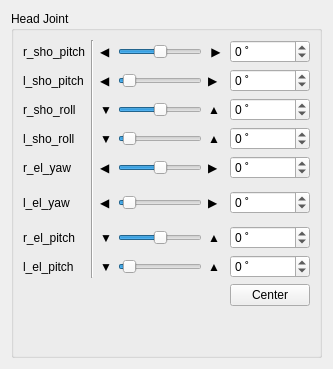
         <widget class="QWidget" name="tab_arm_control_module">
          <property name="enabled">
           <bool>true</bool>
          </property>
          <attribute name="title">
           <string>Arm Control</string>
          </attribute>
          <layout class="QVBoxLayout" name="verticalLayout_7">
           <item>
            <widget class="QGroupBox" name="groupBox_2">
             <property name="title">
              <string>Head Joint</string>
             </property>
             <layout class="QGridLayout" name="gridLayout_6">
              <item row="9" column="2">
               <widget class="QLabel" name="label_7">
                <property name="text">
                 <string>▼</string>
                </property>
               </widget>
              </item>
              <item row="12" column="0">
               <spacer name="verticalSpacer_4">
                <property name="orientation">
                 <enum>Qt::Vertical</enum>
                </property>
                <property name="sizeHint" stdset="0">
                 <size>
                  <width>20</width>
                  <height>40</height>
                 </size>
                </property>
               </spacer>
              </item>
              <item row="1" column="5">
               <widget class="QLabel" name="label_8">
                <property name="text">
                 <string>▶</string>
                </property>
               </widget>
              </item>
              <item row="0" column="5">
               <widget class="QLabel" name="label_6">
                <property name="maximumSize">
                 <size>
                  <width>20</width>
                  <height>16777215</height>
                 </size>
                </property>
                <property name="text">
                 <string> ▶ </string>
                </property>
               </widget>
              </item>
              <item row="4" column="4">
               <widget class="QSlider" name="r_el_yaw_slider">
                <property name="maximumSize">
                 <size>
                  <width>400</width>
                  <height>16777215</height>
                 </size>
                </property>
                <property name="minimum">
                 <number>-50</number>
                </property>
                <property name="maximum">
                 <number>50</number>
                </property>
                <property name="singleStep">
                 <number>3</number>
                </property>
                <property name="orientation">
                 <enum>Qt::Horizontal</enum>
                </property>
               </widget>
              </item>
              <item row="0" column="4">
               <widget class="QSlider" name="r_sho_pitch_slider">
                <property name="maximumSize">
                 <size>
                  <width>400</width>
                  <height>16777215</height>
                 </size>
                </property>
                <property name="minimum">
                 <number>-50</number>
                </property>
                <property name="maximum">
                 <number>50</number>
                </property>
                <property name="singleStep">
                 <number>3</number>
                </property>
                <property name="orientation">
                 <enum>Qt::Horizontal</enum>
                </property>
               </widget>
              </item>
              <item row="3" column="6" colspan="2">
               <widget class="QSpinBox" name="l_sho_roll_spinbox">
                <property name="suffix">
                 <string> ˚</string>
                </property>
                <property name="minimum">
                 <number>-5</number>
                </property>
                <property name="maximum">
                 <number>90</number>
                </property>
                <property name="singleStep">
                 <number>3</number>
                </property>
               </widget>
              </item>
              <item row="0" column="1" rowspan="10">
               <widget class="Line" name="line_7">
                <property name="orientation">
                 <enum>Qt::Vertical</enum>
                </property>
               </widget>
              </item>
              <item row="8" column="6" colspan="2">
               <widget class="QSpinBox" name="l_el_yaw_spinbox">
                <property name="suffix">
                 <string> ˚</string>
                </property>
                <property name="minimum">
                 <number>-50</number>
                </property>
                <property name="maximum">
                 <number>50</number>
                </property>
                <property name="singleStep">
                 <number>3</number>
                </property>
               </widget>
              </item>
              <item row="10" column="6" colspan="2">
               <widget class="QPushButton" name="button_arm_center">
                <property name="text">
                 <string>Center</string>
                </property>
               </widget>
              </item>
              <item row="8" column="2">
               <widget class="QLabel" name="label_8">
                <property name="text">
                 <string>▼</string>
                </property>
               </widget>
              </item>
              <item row="8" column="4">
               <widget class="QSlider" name="l_el_yaw_slider">
                <property name="maximumSize">
                 <size>
                  <width>400</width>
                  <height>16777215</height>
                 </size>
                </property>
                <property name="minimum">
                 <number>-50</number>
                </property>
                <property name="maximum">
                 <number>50</number>
                </property>
                <property name="singleStep">
                 <number>3</number>
                </property>
                <property name="orientation">
                 <enum>Qt::Horizontal</enum>
                </property>
               </widget>
              </item>
              <item row="6" column="6" colspan="2">
               <widget class="QSpinBox" name="r_el_pitch_spinbox">
                <property name="suffix">
                 <string> ˚</string>
                </property>
                <property name="minimum">
                 <number>-5</number>
                </property>
                <property name="maximum">
                 <number>90</number>
                </property>
                <property name="singleStep">
                 <number>3</number>
                </property>
               </widget>
              </item>
              <item row="4" column="5">
               <widget class="QLabel" name="label_6">
                <property name="maximumSize">
                 <size>
                  <width>20</width>
                  <height>16777215</height>
                 </size>
                </property>
                <property name="text">
                 <string>▶</string>
                </property>
               </widget>
              </item>
              <item row="3" column="2">
               <widget class="QLabel" name="label_7">
                <property name="text">
                 <string>▼</string>
                </property>
               </widget>
              </item>
              <item row="6" column="4">
               <widget class="QSlider" name="r_el_pitch_slider">
                <property name="maximumSize">
                 <size>
                  <width>400</width>
                  <height>16777215</height>
                 </size>
                </property>
                <property name="minimum">
                 <number>-5</number>
                </property>
                <property name="maximum">
                 <number>90</number>
                </property>
                <property name="singleStep">
                 <number>3</number>
                </property>
                <property name="orientation">
                 <enum>Qt::Horizontal</enum>
                </property>
               </widget>
              </item>
              <item row="2" column="5">
               <widget class="QLabel" name="label_6">
                <property name="maximumSize">
                 <size>
                  <width>20</width>
                  <height>16777215</height>
                 </size>
                </property>
                <property name="text">
                 <string>▲</string>
                </property>
               </widget>
              </item>
              <item row="1" column="6" colspan="2">
               <widget class="QSpinBox" name="r_sho_roll_spinbox">
                <property name="suffix">
                 <string> ˚</string>
                </property>
                <property name="minimum">
                 <number>-5</number>
                </property>
                <property name="maximum">
                 <number>90</number>
                </property>
                <property name="singleStep">
                 <number>3</number>
                </property>
               </widget>
              </item>
              <item row="9" column="5">
               <widget class="QLabel" name="label_8">
                <property name="text">
                 <string>▲</string>
                </property>
               </widget>
              </item>
              <item row="9" column="0">
               <widget class="QLabel" name="label_3">
                <property name="text">
                 <string>l_el_pitch</string>
                </property>
               </widget>
              </item>
              <item row="0" column="6" colspan="2">
               <widget class="QSpinBox" name="r_sho_pitch_spinbox">
                <property name="suffix">
                 <string> ˚</string>
                </property>
                <property name="minimum">
                 <number>-50</number>
                </property>
                <property name="maximum">
                 <number>50</number>
                </property>
                <property name="singleStep">
                 <number>3</number>
                </property>
               </widget>
              </item>
              <item row="2" column="4">
               <widget class="QSlider" name="l_sho_pitch_slider">
                <property name="maximumSize">
                 <size>
                  <width>400</width>
                  <height>16777215</height>
                 </size>
                </property>
                <property name="minimum">
                 <number>-50</number>
                </property>
                <property name="maximum">
                 <number>50</number>
                </property>
                <property name="singleStep">
                 <number>3</number>
                </property>
                <property name="orientation">
                 <enum>Qt::Horizontal</enum>
                </property>
               </widget>
              </item>
              <item row="3" column="4">
               <widget class="QSlider" name="l_sho_roll_slider">
                <property name="maximumSize">
                 <size>
                  <width>400</width>
                  <height>16777215</height>
                 </size>
                </property>
                <property name="minimum">
                 <number>-5</number>
                </property>
                <property name="maximum">
                 <number>90</number>
                </property>
                <property name="singleStep">
                 <number>3</number>
                </property>
                <property name="orientation">
                 <enum>Qt::Horizontal</enum>
                </property>
               </widget>
              </item>
              <item row="3" column="0">
               <widget class="QLabel" name="label_3">
                <property name="text">
                 <string>l_sho_roll</string>
                </property>
               </widget>
              </item>
              <item row="3" column="5">
               <widget class="QLabel" name="label_8">
                <property name="text">
                 <string>▲</string>
                </property>
               </widget>
              </item>
              <item row="4" column="0">
               <widget class="QLabel" name="label_3">
                <property name="text">
                 <string>r_el_yaw</string>
                </property>
               </widget>
              </item>
              <item row="4" column="2">
               <widget class="QLabel" name="label_8">
                <property name="text">
                 <string>◀</string>
                </property>
               </widget>
              </item>
              <item row="0" column="2">
               <widget class="QLabel" name="label_5">
                <property name="maximumSize">
                 <size>
                  <width>20</width>
                  <height>16777215</height>
                 </size>
                </property>
                <property name="text">
                 <string>◀</string>
                </property>
               </widget>
              </item>
              <item row="9" column="6" colspan="2">
               <widget class="QSpinBox" name="l_el_pitch_spinbox">
                <property name="suffix">
                 <string> ˚</string>
                </property>
                <property name="minimum">
                 <number>-5</number>
                </property>
                <property name="maximum">
                 <number>90</number>
                </property>
                <property name="singleStep">
                 <number>3</number>
                </property>
               </widget>
              </item>
              <item row="6" column="2">
               <widget class="QLabel" name="label_7">
                <property name="text">
                 <string>◀</string>
                </property>
               </widget>
              </item>
              <item row="2" column="6" colspan="2">
               <widget class="QSpinBox" name="l_sho_pitch_spinbox">
                <property name="suffix">
                 <string> ˚</string>
                </property>
                <property name="minimum">
                 <number>-50</number>
                </property>
                <property name="maximum">
                 <number>50</number>
                </property>
                <property name="singleStep">
                 <number>3</number>
                </property>
               </widget>
              </item>
              <item row="2" column="2">
               <widget class="QLabel" name="label_5">
                <property name="maximumSize">
                 <size>
                  <width>20</width>
                  <height>16777215</height>
                 </size>
                </property>
                <property name="text">
                 <string>▼</string>
                </property>
               </widget>
              </item>
              <item row="8" column="0">
               <widget class="QLabel" name="label_3">
                <property name="text">
                 <string>r_el_pitch</string>
                </property>
               </widget>
              </item>
              <item row="8" column="5">
               <widget class="QLabel" name="label_6">
                <property name="maximumSize">
                 <size>
                  <width>20</width>
                  <height>16777215</height>
                 </size>
                </property>
                <property name="text">
                 <string>▲</string>
                </property>
               </widget>
              </item>
              <item row="6" column="0">
               <widget class="QLabel" name="label_3">
                <property name="text">
                 <string>l_el_yaw</string>
                </property>
               </widget>
              </item>
              <item row="1" column="0">
               <widget class="QLabel" name="label_4">
                <property name="text">
                 <string>l_sho_pitch</string>
                </property>
               </widget>
              </item>
              <item row="1" column="4">
               <widget class="QSlider" name="r_sho_roll_slider">
                <property name="maximumSize">
                 <size>
                  <width>400</width>
                  <height>16777215</height>
                 </size>
                </property>
                <property name="minimum">
                 <number>-5</number>
                </property>
                <property name="maximum">
                 <number>90</number>
                </property>
                <property name="singleStep">
                 <number>3</number>
                </property>
                <property name="orientation">
                 <enum>Qt::Horizontal</enum>
                </property>
               </widget>
              </item>
              <item row="2" column="0">
               <widget class="QLabel" name="label_3">
                <property name="text">
                 <string>r_sho_roll</string>
                </property>
               </widget>
              </item>
              <item row="1" column="2">
               <widget class="QLabel" name="label_7">
                <property name="text">
                 <string>◀</string>
                </property>
               </widget>
              </item>
              <item row="4" column="6" colspan="2">
               <widget class="QSpinBox" name="r_el_yaw_spinbox">
                <property name="suffix">
                 <string> ˚</string>
                </property>
                <property name="minimum">
                 <number>-50</number>
                </property>
                <property name="maximum">
                 <number>50</number>
                </property>
                <property name="singleStep">
                 <number>3</number>
                </property>
               </widget>
              </item>
              <item row="0" column="0">
               <widget class="QLabel" name="label_3">
                <property name="text">
                 <string>r_sho_pitch</string>
                </property>
               </widget>
              </item>
              <item row="9" column="4">
               <widget class="QSlider" name="l_el_pitch_slider">
                <property name="maximumSize">
                 <size>
                  <width>400</width>
                  <height>16777215</height>
                 </size>
                </property>
                <property name="minimum">
                 <number>-5</number>
                </property>
                <property name="maximum">
                 <number>90</number>
                </property>
                <property name="singleStep">
                 <number>3</number>
                </property>
                <property name="orientation">
                 <enum>Qt::Horizontal</enum>
                </property>
               </widget>
              </item>
              <item row="6" column="5">
               <widget class="QLabel" name="label_8">
                <property name="text">
                 <string>▶</string>
                </property>
               </widget>
              </item>
             </layout>
            </widget>
           </item>
          </layout>
         </widget>
